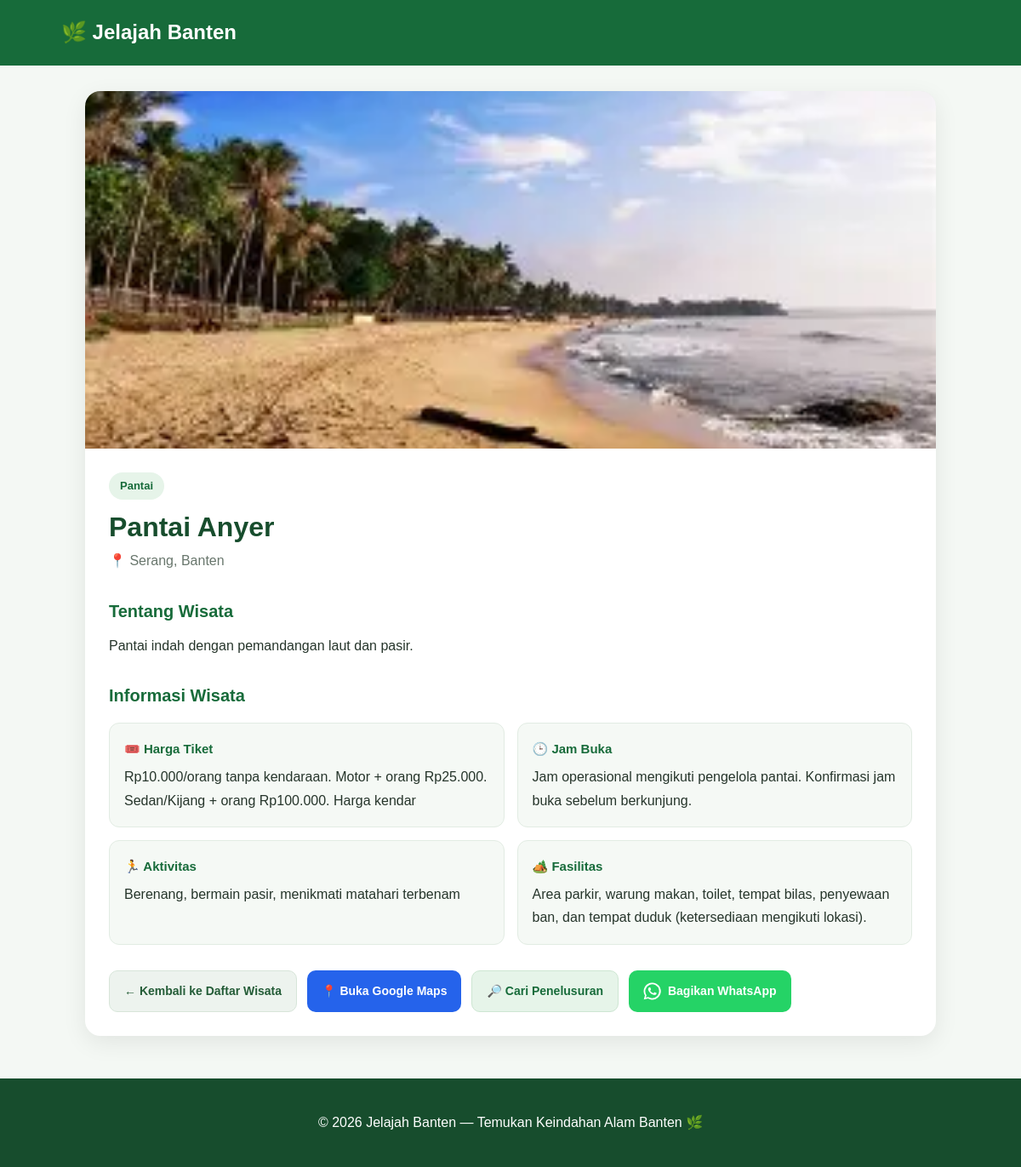
Screenshot of /detail.php?id=1 with the database file from the repository.
### tables this page shows
CREATE TABLE `wisata` (
  `id` int(11) NOT NULL,
  `nama` varchar(150) NOT NULL,
  `lokasi` varchar(200) NOT NULL,
  `kategori` varchar(100) NOT NULL,
  `deskripsi` text NOT NULL,
  `foto` varchar(255) NOT NULL,
  `aktivitas` text DEFAULT NULL,
  `harga_tiket` varchar(100) DEFAULT NULL,
  `jam_buka` varchar(100) DEFAULT NULL,
  `fasilitas` text DEFAULT NULL,
  `created_at` timestamp NOT NULL DEFAULT current_timestamp()
);

### detail.php (the view, shortened to what this page needs)
<?php
require_once __DIR__ . '/config/database.php';
$conn->set_charset("utf8mb4");
function e($teks) {
    return htmlspecialchars((string)($teks ?? ''), ENT_QUOTES, 'UTF-8');
}
function gambarDetail($foto) {
    $namaFile = basename((string)($foto ?? ''));
    $lokal = __DIR__ . '/images/' . $namaFile;
    if ($namaFile !== '' && is_file($lokal)) {
        return 'images/' . rawurlencode($namaFile);
    }
    return '';
}
$id = filter_input(INPUT_GET, 'id', FILTER_VALIDATE_INT);
if (!$id || $id < 1) {
    http_response_code(404);
    $wisata = null;
} else {
    $stmt = $conn->prepare("SELECT * FROM wisata WHERE id = ? LIMIT 1");
    $stmt->bind_param("i", $id);
    $stmt->execute();
    $hasil = $stmt->get_result();
    $wisata = $hasil->fetch_assoc();
}
$nama = $wisata['nama'] ?? '';
$lokasi = $wisata['lokasi'] ?? '';
$kategori = $wisata['kategori'] ?? '';
$deskripsi = $wisata['deskripsi'] ?? '';
$foto = gambarDetail($wisata['foto'] ?? '');
$aktivitas = trim((string)($wisata['aktivitas'] ?? ''));
$harga = trim((string)($wisata['harga_tiket'] ?? ''));
$jam = trim((string)($wisata['jam_buka'] ?? ''));
$fasilitas = trim((string)($wisata['fasilitas'] ?? ''));
$queryGoogle = urlencode($nama . ' ' . $lokasi);
$linkMaps = 'https://www.google.com/maps/search/?api=1&query=' . $queryGoogle;
$linkCari = 'https://www.google.com/search?q=' . $queryGoogle;
$pesanWhatsApp = "Yuk, kunjungi {$nama} yang berlokasi di {$lokasi}!\n\n"
    . "Kategori: {$kategori}\n"
    . "Informasi wisata ini bisa kamu lihat di website Jelajah Banten.\n\n"
    . "Ayo temukan destinasi wisata menarik lainnya di Banten!";
$linkWhatsApp = 'https://wa.me/?text=' . urlencode($pesanWhatsApp);
?>
<!DOCTYPE html>
<html lang="id">
<head>
</head>
<body>
<header>
    <p class="logo">
        <a href="index.php">🌿 Jelajah Banten</a>
    </p>
</header>
<main class="wadah">
    <?php if (!$wisata): ?>
        <section class="tidak-ditemukan">
            <h1>Wisata Tidak Ditemukan</h1>
            <p>Data wisata tidak tersedia atau mungkin sudah dihapus.</p>
            <a href="index.php" class="tombol tombol-kembali">
                ← Kembali ke Daftar Wisata
            </a>
        </section>
    <?php else: ?>
        <article class="kartu">
            <?php if ($foto !== ''): ?>
                <img
                    src="<?= e($foto) ?>"
                    alt="<?= e($nama) ?>"
                    class="foto-wisata"
                >
            <?php else: ?>
                <div class="tanpa-foto">
                    Foto wisata belum tersedia
                </div>
            <?php endif; ?>
            <div class="isi">
                <span class="kategori"><?= e($kategori ?: 'Wisata') ?></span>
                <h1><?= e($nama) ?></h1>
                <div class="lokasi">
                    📍 <?= e($lokasi ?: 'Lokasi belum tersedia') ?>
                </div>
                <h2 class="judul-bagian">Tentang Wisata</h2>
                <div class="deskripsi"><?= e($deskripsi ?: 'Deskripsi wisata belum tersedia.') ?></div>
                <h2 class="judul-bagian">Informasi Wisata</h2>
                <div class="grid-info">
                    <section class="info">
                        <h3>🎟️ Harga Tiket</h3>
                        <p><?= e($harga !== '' ? $harga : 'Informasi harga tiket belum tersedia.') ?></p>
                    </section>
                    <section class="info">
                        <h3>🕒 Jam Buka</h3>
                        <p><?= e($jam !== '' ? $jam : 'Informasi jam buka belum tersedia.') ?></p>
                    </section>
                    <section class="info">
                        <h3>🏃 Aktivitas</h3>
                        <p><?= nl2br(e($aktivitas !== '' ? $aktivitas : 'Informasi aktivitas belum tersedia.')) ?></p>
                    </section>
                    <section class="info">
                        <h3>🏕️ Fasilitas</h3>
                        <p><?= nl2br(e($fasilitas !== '' ? $fasilitas : 'Informasi fasilitas belum tersedia.')) ?></p>
                    </section>
                </div>
                <div class="tombol-aksi">
                    <a href="index.php" class="tombol tombol-kembali">
                        ← Kembali ke Daftar Wisata
                    </a>
                    <a
                        href="<?= e($linkMaps) ?>"
                        target="_blank"
                        rel="noopener noreferrer"
                        class="tombol tombol-maps"
                    >
                        📍 Buka Google Maps
                    </a>
                    <a
                        href="<?= e($linkCari) ?>"
                        target="_blank"
                        rel="noopener noreferrer"
                        class="tombol tombol-cari"
                    >
                        🔎 Cari Penelusuran
                    </a>
                    <a
                        href="<?= e($linkWhatsApp) ?>"
                        target="_blank"
                        rel="noopener noreferrer"
                        class="tombol tombol-whatsapp"
                    >
                        Bagikan WhatsApp
                    </a>
                </div>
            </div>
        </article>
    <?php endif; ?>
</main>
<footer>
    <p>© <?= date('Y') ?> Jelajah Banten — Temukan Keindahan Alam Banten 🌿</p>
</footer>
</body>
</html>

### detail.php (style rules this page uses)
* { box-sizing: border-box; }
body { margin: 0; font-family: Arial, Helvetica, sans-serif; background: #f4f8f4; color: #26352b; line-height: 1.7; }
header { background: #176b3a; color: white; padding: 18px 6%; }
.logo { margin: 0; font-size: 24px; font-weight: bold; }
.logo a { color: white; text-decoration: none; }
.wadah { max-width: 1000px; width: 92%; margin: 30px auto 50px; }
.kartu { background: white; border-radius: 18px; overflow: hidden; box-shadow: 0 8px 28px rgba(0, 0, 0, 0.08); }
.foto-wisata { display: block; width: 100%; height: 420px; object-fit: cover; background: #e1e9e2; }
.isi { padding: 28px; }
.kategori { display: inline-block; padding: 5px 13px; background: #e6f4e9; color: #176b3a; border-radius: 30px; font-size: 13px; font-weight: bold; }
h1 { margin: 12px 0 5px; color: #174d2d; font-size: 32px; line-height: 1.3; }
.lokasi { color: #68766c; margin-top: 5px; }
.judul-bagian { margin: 28px 0 10px; color: #176b3a; font-size: 20px; }
.deskripsi { white-space: pre-line; overflow-wrap: anywhere; }
.grid-info { display: grid; grid-template-columns: repeat(2, minmax(0, 1fr)); gap: 15px; margin-top: 15px; }
.info { padding: 17px; background: #f5f9f5; border: 1px solid #e2ece3; border-radius: 12px; min-width: 0; }
.info h3 { margin: 0 0 7px; font-size: 15px; color: #176b3a; }
.info p { margin: 0; overflow-wrap: anywhere; }
.tombol-aksi { display: flex; flex-wrap: wrap; gap: 12px; margin-top: 30px; }
.tombol { display: inline-flex; align-items: center; justify-content: center; gap: 8px; padding: 12px 17px; min-height: 46px; border-radius: 10px; text-decoration: none; font-weight: bold; font-size: 14px; transition: 0.2s ease; }
.tombol-kembali { background: #edf3ee; color: #245c37; border: 1px solid #d7e5d9; }
.tombol-maps { background: #2563eb; color: white; }
.tombol-cari { background: #e6f4e9; color: #176b3a; border: 1px solid #cde6d2; }
.tombol-whatsapp { background: #25d366; color: white; }
.tombol-whatsapp svg { width: 21px; height: 21px; flex-shrink: 0; }
footer { padding: 22px; background: #174d2d; color: white; text-align: center; }

### rows the page displays
wisata: foto (picture), kategori "Pantai", nama "Pantai Anyer", lokasi "Serang, Banten", deskripsi "Pantai indah dengan pemandangan laut dan pasir.", harga_tiket "Rp10.000/orang tanpa kendaraan. Motor + orang Rp25.000. Sedan/Kijang + orang Rp100.000. Harga kendar", jam_buka "Jam operasional mengikuti pengelola pantai. Konfirmasi jam buka sebelum berkunjung.", aktivitas "Berenang, bermain pasir, menikmati matahari terbenam", fasilitas "Area parkir, warung makan, toilet, tempat bilas, penyewaan ban, dan tempat duduk (ketersediaan mengikuti lokasi)."
